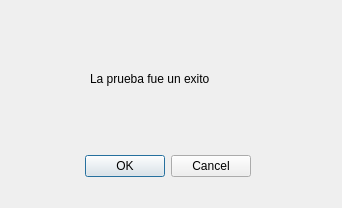
<?xml version="1.0" encoding="UTF-8"?>
<ui version="4.0">
 <class>Prueba_exito</class>
 <widget class="QDialog" name="Prueba_exito">
  <property name="geometry">
   <rect>
    <x>0</x>
    <y>0</y>
    <width>342</width>
    <height>208</height>
   </rect>
  </property>
  <property name="windowTitle">
   <string>Dialog</string>
  </property>
  <widget class="QDialogButtonBox" name="buttonBox">
   <property name="geometry">
    <rect>
     <x>-90</x>
     <y>150</y>
     <width>341</width>
     <height>32</height>
    </rect>
   </property>
   <property name="orientation">
    <enum>Qt::Horizontal</enum>
   </property>
   <property name="standardButtons">
    <set>QDialogButtonBox::Cancel|QDialogButtonBox::Ok</set>
   </property>
  </widget>
  <widget class="QLabel" name="label">
   <property name="geometry">
    <rect>
     <x>90</x>
     <y>70</y>
     <width>161</width>
     <height>17</height>
    </rect>
   </property>
   <property name="text">
    <string>La prueba fue un exito</string>
   </property>
  </widget>
 </widget>
 <resources/>
 <connections>
  <connection>
   <sender>buttonBox</sender>
   <signal>accepted()</signal>
   <receiver>Prueba_exito</receiver>
   <slot>accept()</slot>
   <hints>
    <hint type="sourcelabel">
     <x>248</x>
     <y>254</y>
    </hint>
    <hint type="destinationlabel">
     <x>157</x>
     <y>274</y>
    </hint>
   </hints>
  </connection>
  <connection>
   <sender>buttonBox</sender>
   <signal>rejected()</signal>
   <receiver>Prueba_exito</receiver>
   <slot>reject()</slot>
   <hints>
    <hint type="sourcelabel">
     <x>316</x>
     <y>260</y>
    </hint>
    <hint type="destinationlabel">
     <x>286</x>
     <y>274</y>
    </hint>
   </hints>
  </connection>
 </connections>
</ui>
